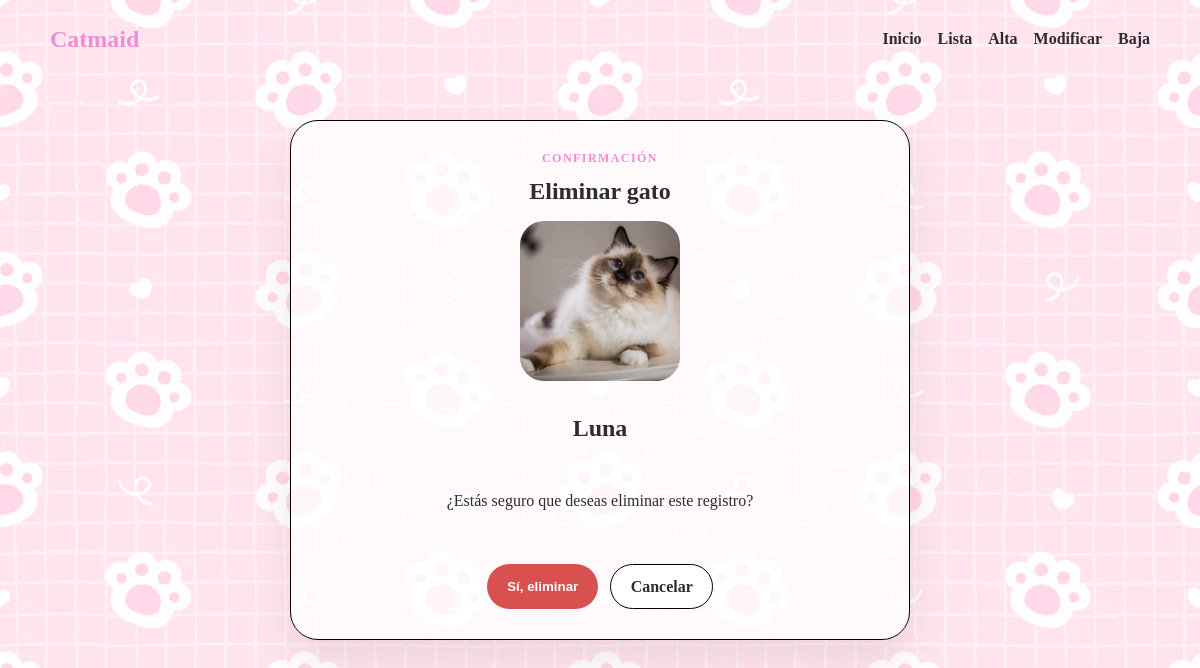
Page /from/froam-bajas.php?id=1 on the committed database.
### tables this page shows
CREATE TABLE gato (
    id_gato INT AUTO_INCREMENT PRIMARY KEY,
    nombre VARCHAR(80) NOT NULL,
    edad INT NOT NULL,
    genero ENUM('Macho', 'Hembra') NOT NULL,
    foto VARCHAR(255) DEFAULT NULL,
    estado_medico VARCHAR(150) NOT NULL,
    telefono VARCHAR(20) NOT NULL,
    historia TEXT NOT NULL,
    direccion VARCHAR(200) NOT NULL,
    castrado ENUM('Si', 'No') NOT NULL,
    fecha_registro TIMESTAMP DEFAULT CURRENT_TIMESTAMP
);

### gato.php (called while the page is built, shortened)
<?php
require_once __DIR__ . '/conexion.php';
class GatoModel
{
    private PDO $conexion;
    public function __construct()
    {
        $this->conexion = Conexion::getConexion();
    }
    public function obtenerPorId(int $id): ?array
    {
        $sql = 'SELECT * FROM gato WHERE id_gato = :id';
        $stmt = $this->conexion->prepare($sql);
        $stmt->execute(['id' => $id]);
        $gato = $stmt->fetch();
        return $gato ?: null;
    }
}

### conexion.php (called while the page is built)
<?php
class Conexion
{
    public static function getConexion(): PDO
    {
        $host = 'localhost';
        $db = 'catmaid';
        $usuario = 'root';
        $password = '';
        try {
            $pdo = new PDO("mysql:host={$host};dbname={$db};charset=utf8mb4", $usuario, $password, [
                PDO::ATTR_ERRMODE => PDO::ERRMODE_EXCEPTION,
                PDO::ATTR_DEFAULT_FETCH_MODE => PDO::FETCH_ASSOC,
            ]);
            return $pdo;
        } catch (PDOException $e) {
            die('No se pudo conectar a la base de datos: ' . $e->getMessage());
        }
    }
}
?>

### from/froam-bajas.php (the view, shortened to what this page needs)
<?php
require_once __DIR__ . '/../gato.php';
$modelo = new GatoModel();
$id = isset($_GET['id']) ? (int) $_GET['id'] : 0;
$gato = $id > 0 ? $modelo->obtenerPorId($id) : null;
?>
<!DOCTYPE html>
<html lang="es">
<head>
    <link rel="stylesheet" href="../css/index.css">
</head>
<body>
    <?php include __DIR__ . '/menu.php'; ?>
    <main class="contenedor-principal">
        <section class="panel confirmacion-panel">
            <p class="eyebrow">Confirmación</p>
            <h1>Eliminar gato</h1>
            <div class="card-confirmacion">
                <?php if (!empty($gato['foto'])): ?>
                    <img src="../<?= htmlspecialchars($gato['foto']); ?>" alt="<?= htmlspecialchars($gato['nombre']); ?>" class="miniatura grande">
                <?php endif; ?>
                <h2><?= htmlspecialchars($gato['nombre']); ?></h2>
                <p>¿Estás seguro que deseas eliminar este registro?</p>
                <form method="post" class="acciones-formulario">
                    <button class="btn btn-danger" type="submit">Sí, eliminar</button>
                    <a class="btn btn-secondary" href="form/lista.php">Cancelar</a>
                </form>
            </div>
        </section>
    </main>
</body>
</html>

### css/index.css (style rules this page uses)
:root { --primary: #c5439e; --primary-dark: #ee8ed1; --secondary: #f984c4; --bg: #fffaf5; --surface: #ffffff; --text: #2d2d2d; --muted: #6d6d6d; --border: #000000; --success: #2e8b57; --danger: #d95050; --shadow: 0 18px 40px rgba(107, 76, 47, 0.12); }
* { box-sizing: border-box; }
body { margin: 0; font-family:IndieFlower Helvetica; color: var(--text); background-color: rgb(252, 209, 227); background-image: url('../imagenes/patas.jpg'); background-repeat: repeat; background-blend-mode: luminosity; }
img { max-width: 100%; display: block; }
a { text-decoration: none; color: inherit; }
.eyebrow { margin: 0 0 12px; text-transform: uppercase; letter-spacing: 0.12em; font-size: 0.75rem; color: var(--primary-dark); font-weight: 700; }
.hero-copy h1, .section-heading h2, .panel h1 { margin: 0 0 16px; color: var(--text); }
.hero-actions, .acciones-formulario, .grupo-acciones, .card-actions { display: flex; gap: 12px; flex-wrap: wrap; margin-top: 24px; }
.btn { display: inline-flex; align-items: center; justify-content: center; min-height: 44px; padding: 0.8rem 1.2rem; border-radius: 999px; border: 1px solid transparent; font-weight: 700; transition: transform 0.25s ease, box-shadow 0.25s ease, background 0.25s ease; cursor: pointer; }
.btn-secondary { background: #fff; border-color: var(--border); color: var(--text); }
.btn-danger { background: var(--danger); color: #fff; }
.contenedor-principal { width: min(1100px, calc(100% - 32px)); margin: 42px auto 80px; }
.panel { background: rgba(255,255,255,0.78); border: 1px solid var(--border); border-radius: 28px; box-shadow: var(--shadow); padding: 30px; }
.miniatura { width: 68px; height: 68px; object-fit: cover; border-radius: 14px; }
.confirmacion-panel { max-width: 620px; margin: 0 auto; text-align: center; }
.card-confirmacion { display: flex; flex-direction: column; align-items: center; gap: 14px; }
.card-confirmacion .miniatura.grande { width: 160px; height: 160px; border-radius: 24px; }

### rows in the picture
gato: foto (picture), nombre "Luna"

### other values in the picture
$item[0] "Inicio"
$item[0] "Lista"
$item[0] "Alta"
$item[0] "Modificar"
$item[0] "Baja"
